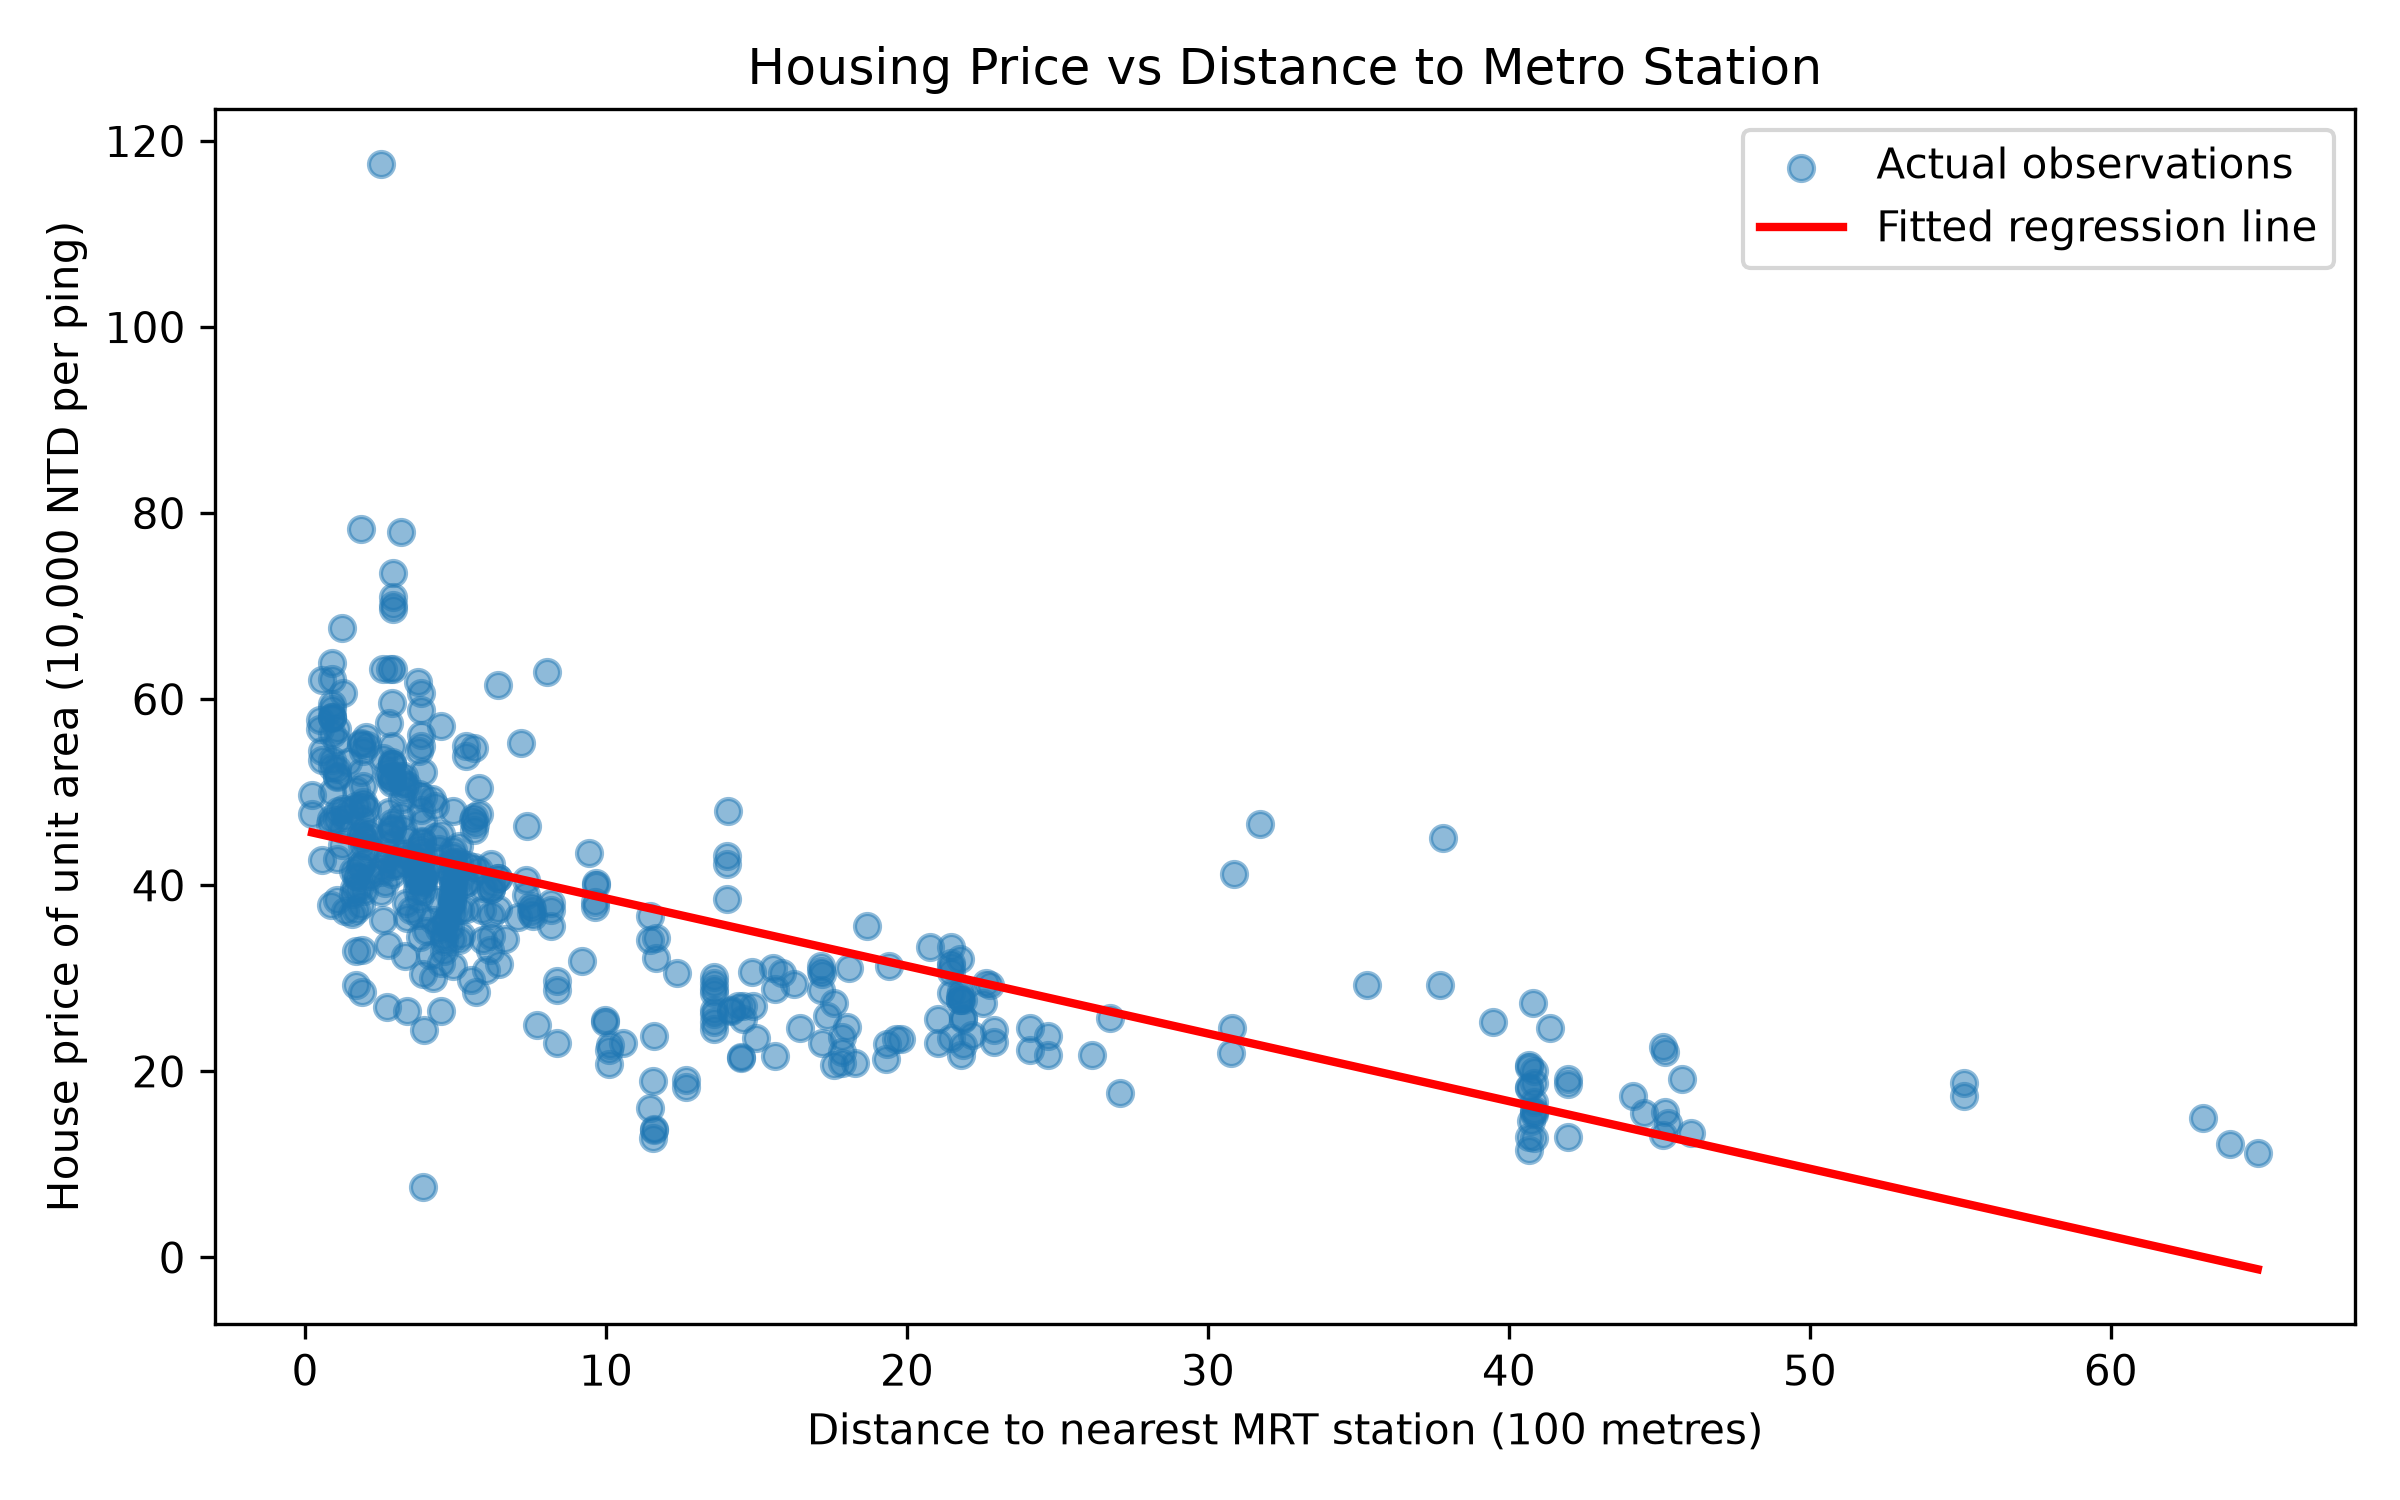

The script that saved this image:
import pandas as pd
import matplotlib.pyplot as plt
from sklearn.linear_model import LinearRegression
homes = pd.read_csv("real_estate.csv")

# Convert distance from metres to units of 100 metres
homes["distance_100m"] = homes["X3 distance to the nearest MRT station"] / 100

X = homes[["distance_100m"]]
y = homes["Y house price of unit area"]

# Train the linear regression model
model = LinearRegression()
model.fit(X, y)
print("Slope:", round(model.coef_[0], 4))
print("Intercept:", round(model.intercept_, 4))
# Predict price per unit area at 500 metres (5 units of 100 metres)
new_home = pd.DataFrame({"distance_100m": [5]})
prediction = model.predict(new_home)[0]
print("Predicted price at 500 m:", round(prediction, 2), "price units")

# Plot observations and fitted regression line
plt.figure(figsize=(8, 5))
plt.scatter(X["distance_100m"], y, alpha=0.5, label="Actual observations")
line_x = pd.DataFrame({
    "distance_100m": sorted(X["distance_100m"].unique())
})
plt.plot(line_x["distance_100m"], model.predict(line_x),
         color="red", linewidth=2, label="Fitted regression line")
plt.xlabel("Distance to nearest MRT station (100 metres)")
plt.ylabel("House price of unit area (10,000 NTD per ping)")
plt.title("Housing Price vs Distance to Metro Station")
plt.legend()
plt.tight_layout()
plt.savefig("task1_housing.png", dpi=300)
plt.show()
